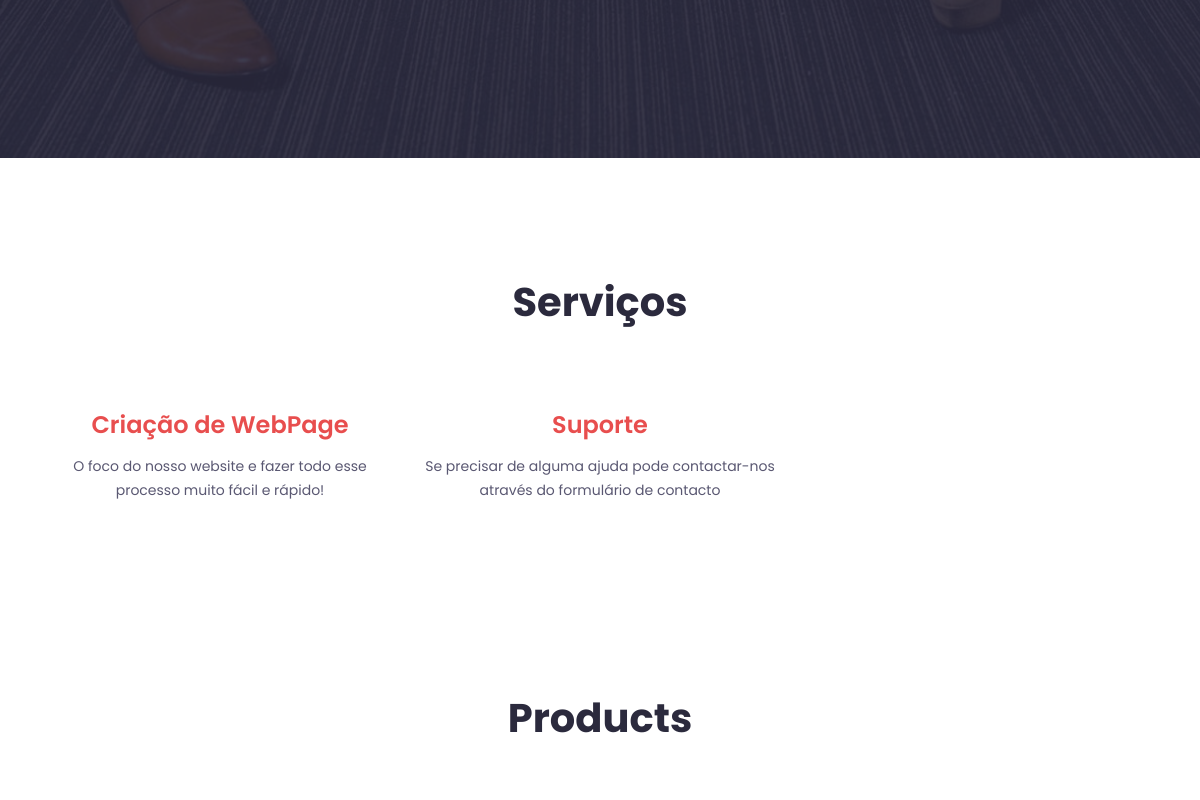
/wizi/ (middle part), run on an earlier commit of the app's database.
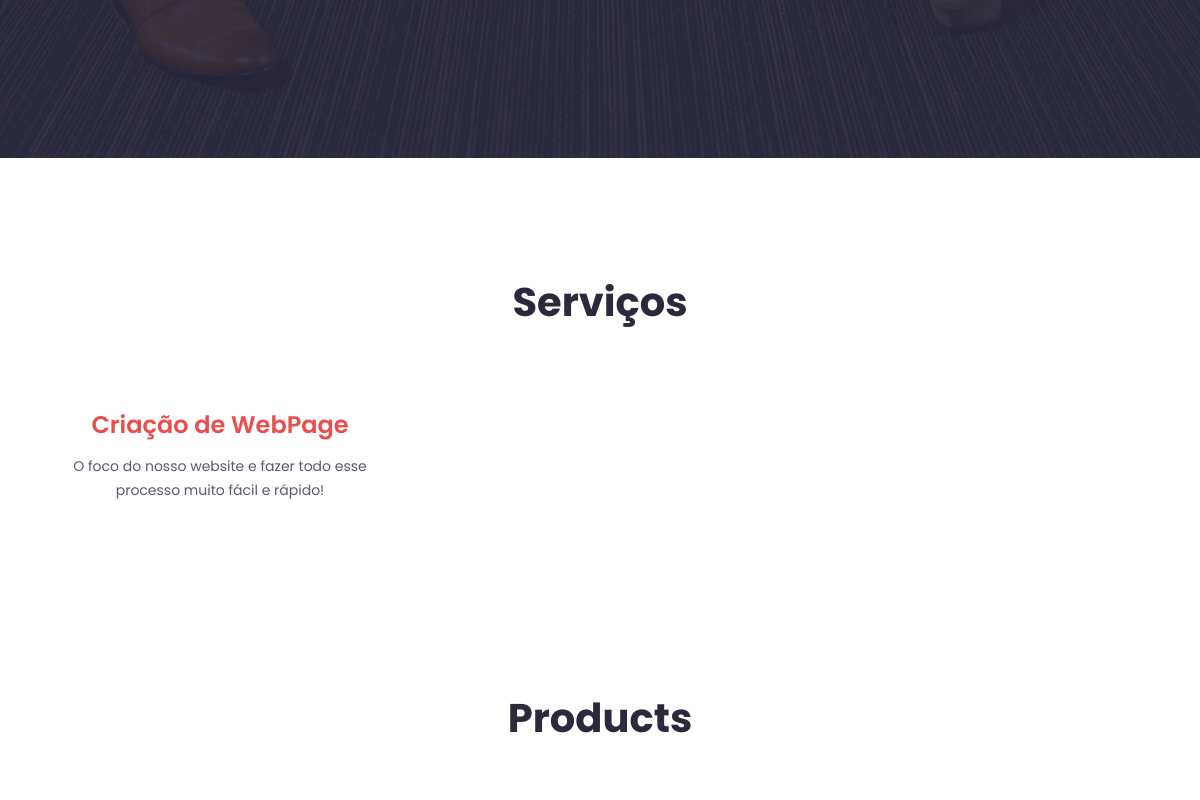
And on a later commit of the database.
### src/models.py (models this page shows)
class Service(models.Model):
    company = models.ForeignKey(Company, on_delete=models.CASCADE, default=None)
    title = models.CharField(max_length=25)
    desc = models.TextField(max_length=100, blank=True, null=True)

### src/views.py (the view)
# urls.py: path('<slug:slug>/', my_wiz_view),
def my_wiz_view(request, slug):
    company = Company.objects.get(slug=slug)
    separators = Separator.objects.filter(company=company)
    employers = Employer.objects.filter(company=company)
    plans = Plan.objects.filter(company=company)
    products = Product.objects.filter(company=company)
    try:
        why = WhyUs.objects.get(company=company)
    except WhyUs.DoesNotExist:
        why = ''
    news = New.objects.filter(company=company).order_by('-id')[:3]
    try:
        mainnew = MainNew.objects.get(company=company)
    except MainNew.DoesNotExist:
        mainnew = ''
    services = Service.objects.filter(company=company)
    context = {
        "company": company,
        "separators": separators,
        "employers": employers,
        "products": products,
        "plans": plans,
        "why": why,
        "news": news,
        "mainnew": mainnew,
        "services": services,
    }
    if request.method == "POST":
        sub = request.POST.get('subject')
        name = request.POST.get('name')
        email = request.POST.get('email')
        message = request.POST.get('message')
        mailf = request.POST.get('mailf')
        send_mail(
        sub, #subject
        message+name, #message
        None, #from
        [mailf], #to email
    )
        return render(request, "my_wiz_view.html", context)
    else:
        return render(request, "my_wiz_view.html", context)

### templates/my_wiz_view.html (shortened to what this page needs)
{% extends 'base-nonav.html' %}
{% load static %}
{% block content %}
    {% if separators|length > 0 %}
    <section id="testimonial" class="testimonial_area pt-130 pb-130 bg_cover" style="background-image: url(assets/images/testimonial.jpg)">
        <div class="container">
            <div class="row justify-content-center">
                <div class="col-lg-8">
                    <div class="testimonial_active_wrapper">
                    </div>
                </div>
            </div>
        </div>
    </section>
    {% endif %}
    {% if services|length > 0 %}
        <section id="services" class="features_area pt-120">
            <div class="container">
                <div class="row justify-content-center">
                    <div class="col-lg-6">
                        <div class="section_title text-center pb-25">
                            <h4 class="title wow fadeInUp" data-wow-duration="1.3s" data-wow-delay="0.2s">Serviços</h4>
                        </div>
                    </div>
                </div>
                <div class="row">
                    {% for service in services %}
                            <div class="col-lg-4 col-md-6">
                                <div class="single_features text-center mt-60 wow fadeInUp" data-wow-duration="1.3s"
                                    data-wow-delay="0.2s">
                                    <h4 class="features_title">{{ service.title }}</h4>
                                    <p>{{ service.desc }}</p>
                                </div>
                            </div>
                    {% endfor %}
                </div>
            </div>
            <br/>
            <br/>
            <br/>
        </section>
    {% endif %}
    {% if products|length > 0 %}
    <section id="portfolio" class="portfolio_area pt-120">
        <div class="container">
            <div class="row justify-content-center">
                <div class="col-lg-6">
                    <div class="section_title text-center pb-60">
                        <h4 class="title wow fadeInUp" data-wow-duration="1.3s" data-wow-delay="0.2s">Products</h4>
                    </div>
                </div>
            </div>
        </div>
    </section>
    {% endif %}
</body>
{% endblock content %}

What changed in the data, as far as the page shows it:
removed Service: title "Suporte", desc "Se precisar de alguma ajuda pode contactar-nos através do formulário de contacto"
